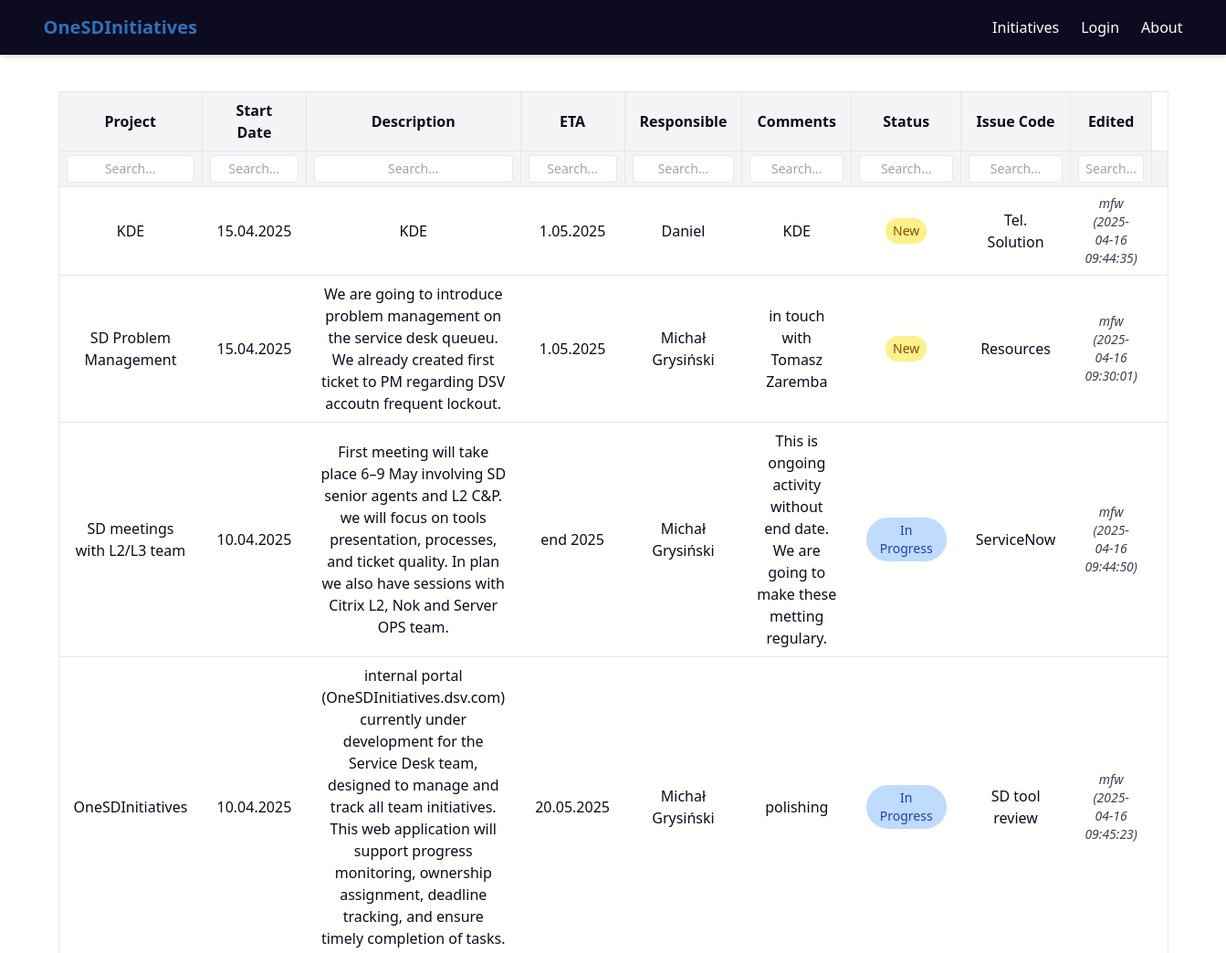
Before: / (upper part) with the older database file.
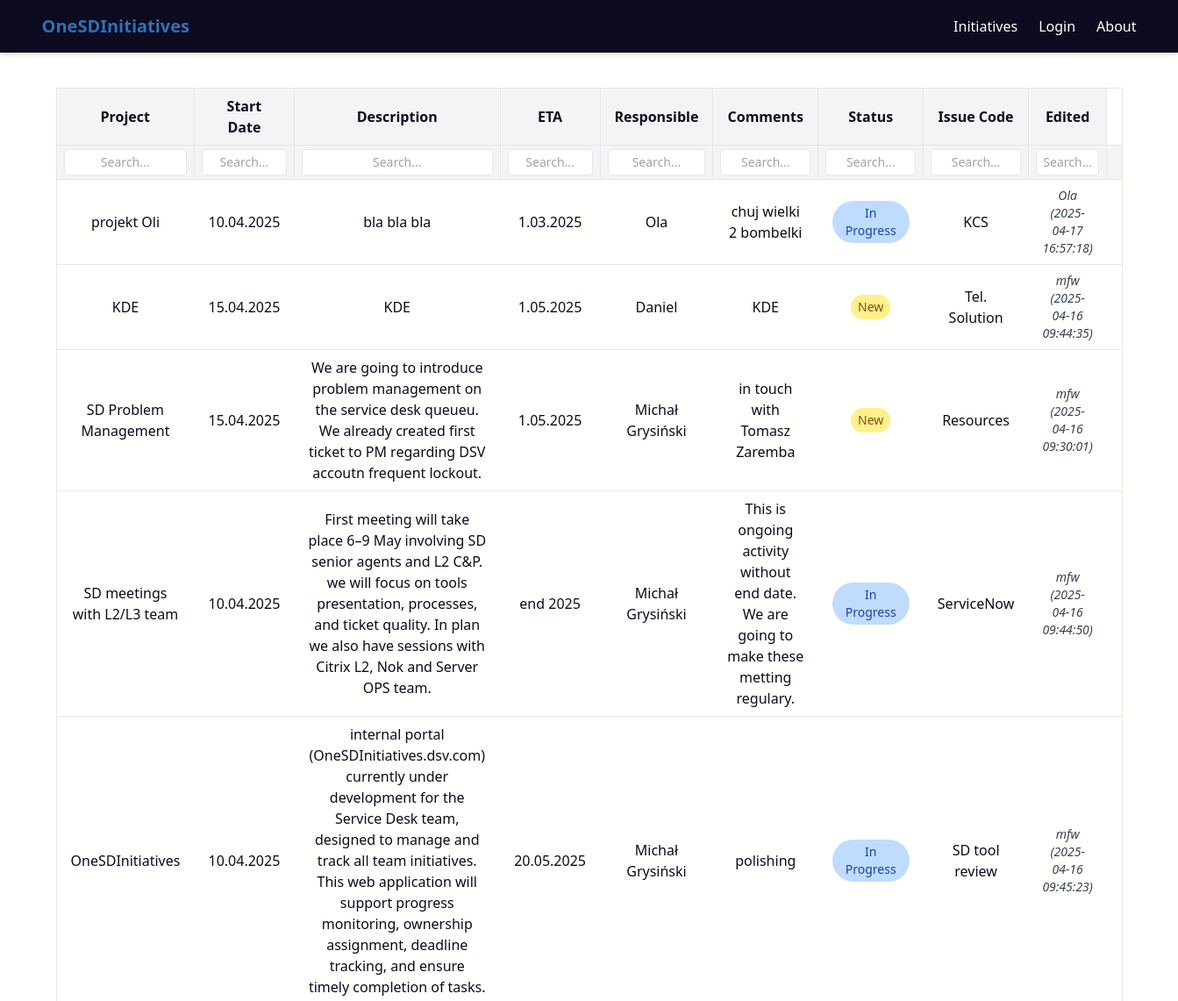
After: the same page with the newer database file.
### tables this page shows
CREATE TABLE initiatives (    id INTEGER PRIMARY KEY AUTOINCREMENT,    project_name TEXT NOT NULL,    start_date TEXT,    description TEXT,    eta_date TEXT,    responsible TEXT,    status_comment TEXT, status TEXT DEFAULT 'new', last_edited_by TEXT, last_edited_at TEXT, issue_code TEXT);

### app.py (the view)
@app.route('/')
def home():
    login = UserPass(session.get('user'))
    login.get_user_info()
    if not login.is_valid:
        login.is_valid = False
        login.is_admin = False
    db = get_db()
    cur = db.execute('SELECT * FROM initiatives ORDER BY id DESC')
    initiatives = cur.fetchall()
    return render_template('initiatives.html', title="Initiatives", login=login, initiatives=initiatives)

### app.py (called while the page is built)
def get_db():
    if not hasattr(g, 'sqlite_db'):
        conn = sqlite3.connect(app_info['db_file'])
        conn.row_factory = sqlite3.Row
        g.sqlite_db = conn
    return g.sqlite_db

    def get_user_info(self):
        db = get_db()
        sql_statement = 'select name, email, is_active, is_admin from users where name=?'
        cur = db.execute(sql_statement, [self.user])
        db_user = cur.fetchone()
        if db_user == None:
            self.is_valid = False
            self.is_admin = False
            self.email = ''
        elif db_user['is_active'] != 1:
            self.is_valid = False
            self.is_admin = False
            self.email = db_user['email']
        else:
            self.is_valid = True
            self.is_admin = db_user['is_admin']
            self.email = db_user['email']

### templates/initiatives.html (shortened to what this page needs)
{% extends "base.html" %}
{% block content %}
<div class="container mx-auto px-4">
    <table class="w-full table-auto border border-collapse text-center">
        <thead class="bg-gray-100">
            <tr>
                <th class="border px-4 py-2 cursor-pointer" onclick="sortTable(0)">Project</th>
                <th class="border px-4 py-2 cursor-pointer" onclick="sortTable(1)">Start Date</th>
                <th class="border px-4 py-2 cursor-pointer" onclick="sortTable(2)">Description</th>
                <th class="border px-4 py-2 cursor-pointer" onclick="sortTable(3)">ETA</th>
                <th class="border px-4 py-2 cursor-pointer" onclick="sortTable(4)">Responsible</th>
                <th class="border px-4 py-2 cursor-pointer" onclick="sortTable(5)">Comments</th>
                <th class="border px-4 py-2 cursor-pointer" onclick="sortTable(6)">Status</th>
                <th class="border px-4 py-2 cursor-pointer" onclick="sortTable(7)">Issue Code</th>
                <th class="border px-4 py-2 cursor-pointer" onclick="sortTable(8)">Edited</th>
            </tr>
            <tr>
                {% for i in range(10) %}
                <td class="border px-2 py-1">
                    {% if i != 9 %}
                    <input class="w-full p-1 border rounded text-sm text-center" type="text" placeholder="Search..." oninput="filterTable({{ i }}, this.value)">
                    {% endif %}
                </td>
                {% endfor %}
            </tr>
        </thead>
        <tbody id="initiativeTable">
        {% for initiative in initiatives %}
            <tr class="border hover:bg-gray-50">
                <td class="px-4 py-2">{{ initiative.project_name }}</td>
                <td class="px-4 py-2">{{ initiative.start_date }}</td>
                <td class="px-4 py-2">{{ initiative.description }}</td>
                <td class="px-4 py-2">{{ initiative.eta_date }}</td>
                <td class="px-4 py-2">{{ initiative.responsible }}</td>
                <td class="px-4 py-2">{{ initiative.status_comment }}</td>
                <td class="px-4 py-2">
                    {% if initiative.status == 'new' %}
                        <span class="inline-block px-2 py-1 text-sm text-yellow-800 bg-yellow-200 rounded-full">New</span>
                    {% elif initiative.status == 'in progress' %}
                        <span class="inline-block px-2 py-1 text-sm text-blue-800 bg-blue-200 rounded-full">In Progress</span>
                    {% elif initiative.status == 'completed' %}
                        <span class="inline-block px-2 py-1 text-sm text-green-800 bg-green-200 rounded-full">Completed</span>
                    {% else %}
                        <span class="inline-block px-2 py-1 text-sm text-gray-800 bg-gray-200 rounded-full">{{ initiative.status }}</span>
                    {% endif %}
                </td>
                <td class="px-4 py-2">{{ initiative.issue_code or "—" }}</td>
                <td class="px-4 py-2 text-sm text-gray-700 italic">
                    {% if initiative.last_edited_by %}
                        {{ initiative.last_edited_by }} ({{ initiative.last_edited_at or "unknown" }})
                    {% else %}
                        —
                    {% endif %}
                </td>
            </tr>
        {% endfor %}
        </tbody>
    </table>
</div>
{% endblock %}

### templates/base.html (shortened to what this page needs)
<!DOCTYPE html>
<html lang="en">
<head>
    <script src="https://cdn.tailwindcss.com"></script>
</head>
<body class="bg-[#FFFFFD] text-[#0C0B20] flex flex-col min-h-screen">
    <header class="bg-[#0C0B20] text-[#FFFFFD] shadow-md">
        <nav class="container mx-auto px-4 py-4 flex justify-between items-center">
            <h1 class="text-xl font-bold">
                <a href="/" class="text-[#3170B8] hover:underline">OneSDInitiatives</a>
            </h1>
            <ul class="flex space-x-6 text-base items-center relative">
                <li><a href="/initiatives" class="nav-link hover:text-[#3170B8]">Initiatives</a></li>
                {% if not login.is_valid %}
                <li><a href="/login" class="nav-link hover:text-[#3170B8]">Login</a></li>
                {% endif %}
                <li><a href="/about" class="nav-link hover:text-[#3170B8]">About</a></li>
            </ul>
        </nav>
    </header>
    <main class="flex-grow container mx-auto px-4 py-10">
        {% block content %}{% endblock %}
    </main>
</body>
</html>

### templates/base.html (style rules this page uses)
.nav-link { position: relative; }
.nav-link::after { content: ''; position: absolute; width: 0%; height: 2px; left: 0; bottom: -4px; background-color: #3170B8; transition: width 0.3s ease-in-out; }

Changed rows visible on the page:
added initiatives: project_name "projekt Oli", start_date "10.04.2025", description "bla bla bla", eta_date "1.03.2025", responsible "Ola", status_comment "chuj wielki 2 bombelki", status "In Progress", issue_code "KCS", last_edited_by "Ola", last_edited_at "2025-04-17 16:57:18"
